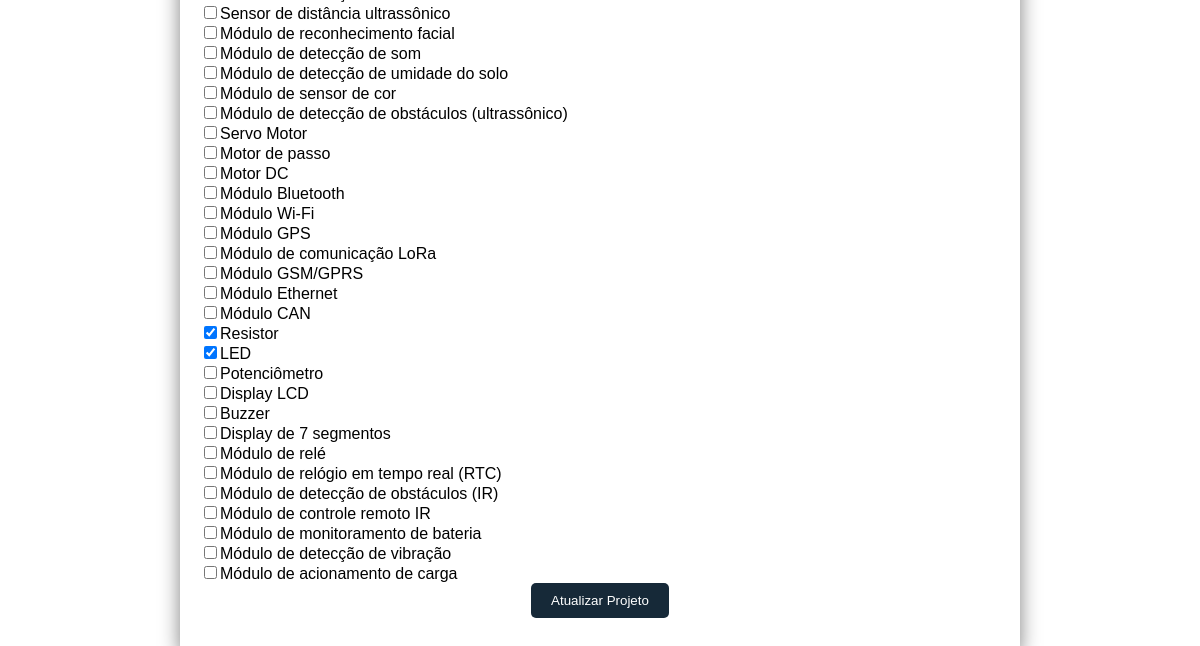
Page /PAP/editar_projeto_comunitario.php?id=1 (lower part) on the earlier database version.
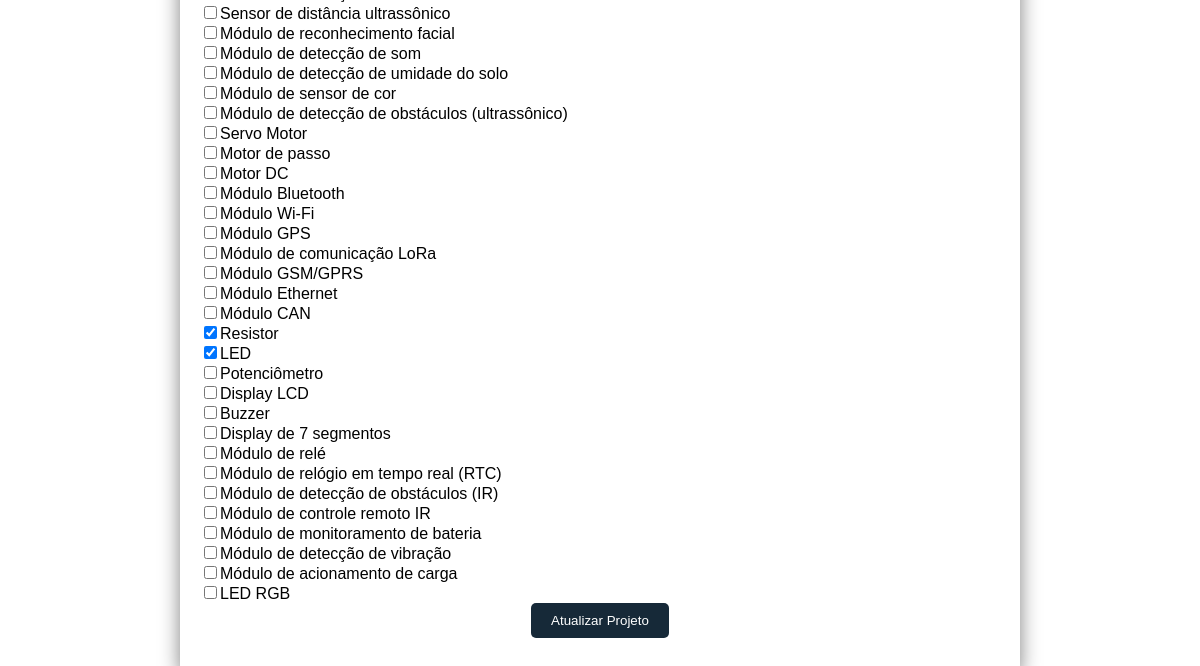
Same page on the later database version.
### tables this page shows
CREATE TABLE `componentes` (
  `id` int(11) NOT NULL,
  `nome` varchar(255) NOT NULL,
  `quantidade_utilizada` int(11) NOT NULL DEFAULT 0
);

### PAP/editar_projeto_comunitario.php (the view, shortened to what this page needs)
<!DOCTYPE html>
<html>
<head>
</head>
<body>
<?php
  $servername = "localhost";
  $username = "id20757658_miguelgaitas";
  $password = "MiguelGaitas24.";
  $dbname = "id20757658_dados_dos_registros";
  $conn = new mysqli($servername, $username, $password, $dbname);
  if (isset($_GET['id'])) {
    $projetoId = $_GET['id'];
    $sql = "SELECT * FROM projetos_arduino WHERE id = $projetoId";
    $result = $conn->query($sql);
    if ($result->num_rows == 1) {
      $row = $result->fetch_assoc();
      echo "<div class='modal'>";
      echo "    <div class='modal__body'>";
      echo "        <form action='atualizar_projeto.php' method='POST' enctype='multipart/form-data'>";
      echo "            <label for='nome' class='input__label'>Nome do Projeto:</label><br>";
      echo "            <input type='text' id='nome' name='nome' class='input__field' value='" . htmlspecialchars($row['nome']) . "' required><br><br>";
      echo "            <label for='descricao' class='input__label'>Descrição:</label><br>";
      echo "            <textarea id='descricao' name='descricao' class='input__field' required>" . htmlspecialchars($row['descricao']) . "</textarea><br><br>";
      echo "            <label for='imagem' class='input__label'>Imagem:</label><br>";
      echo "            <input type='file' id='imagem' name='imagem' class='input__field'><br><br>";
      echo "            <label for='codigo' class='input__label'>Código:</label><br>";
      echo "            <textarea id='codigo' name='codigo' class='input__field' required>" . htmlspecialchars($row['codigo']) . "</textarea><br><br>";
      echo "            <label for='simula' class='input__label'>Simulação:</label><br>";
      echo "            <textarea id='simula' name='simula' class='input__field' required>" . htmlspecialchars($row['simula']) . "</textarea><br><br>";
      $sqlComponentes = "SELECT id, nome FROM componentes";
      $resultComponentes = $conn->query($sqlComponentes);
      if ($resultComponentes->num_rows > 0) {
        while ($rowComponente = $resultComponentes->fetch_assoc()) {
          $componenteID = $rowComponente['id'];
          $componenteNome = $rowComponente['nome'];
          $isChecked = '';
          $sqlCheckComponente = "SELECT * FROM projetos_componentes WHERE projeto_id = '$projetoId' AND componente_id = '$componenteID'";
          $resultCheckComponente = $conn->query($sqlCheckComponente);
          if ($resultCheckComponente->num_rows > 0) {
            $isChecked = 'checked';
          }
          echo "<input type='checkbox' name='componentes[]' value='$componenteID' $isChecked>";
          echo "<label>$componenteNome</label><br>";
        }
      }
      echo "            <div class='modal__footer'>";
      echo "                <button class='button button--primary' type='submit'>Atualizar Projeto</button>";
      echo "            </div>";
      echo "        </form>";
      echo "    </div>";
      echo "</div>";
    } else {
      echo "Projeto não encontrado.";
    }
  } else {
    echo "ID do projeto não fornecido.";
  }
  ?>
  <br><br>
</body>
</html>

Differences in the rows shown:
added componentes: nome "LED RGB"
